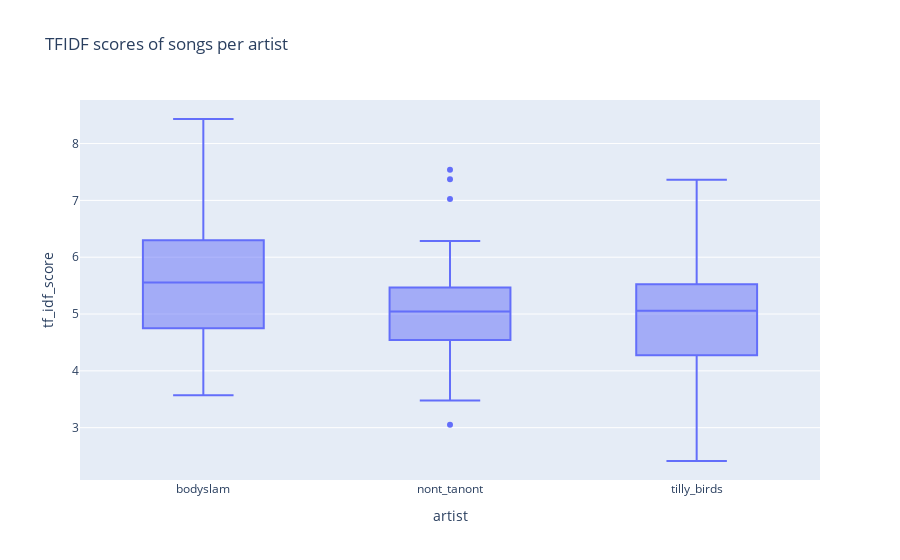

The notebook cell saved with this chart:
### Code cell
fig = px.box(song_filter_df, x='artist', y='tf_idf_score', title='TFIDF scores of songs per artist')
fig.show()

### Figure 1 — Plotly figure (JSON) as saved in the notebook; plotly's stock layout.template omitted (floating-point values rounded to 4 significant figures; data arrays with more than 128 entries replaced by an {"elided": "..."} marker saying what was removed)
{"data": [{"alignmentgroup": "True", "hovertemplate": "artist=%{x}<br>tf_idf_score=%{y}<extra></extra>", "legendgroup": "", "marker": {"color": "#636efa"}, "name": "", "notched": false, "offsetgroup": "", "orientation": "v", "showlegend": false, "type": "box", "x": {"elided": "130 str values"}, "x0": " ", "xaxis": "x", "y": {"elided": "130 float values"}, "y0": " ", "yaxis": "y"}], "layout": {"boxmode": "group", "legend": {"tracegroupgap": 0}, "title": {"text": "TFIDF scores of songs per artist"}, "xaxis": {"anchor": "y", "domain": [0, 1], "title": {"text": "artist"}}, "yaxis": {"anchor": "x", "domain": [0, 1], "title": {"text": "tf_idf_score"}}}}
